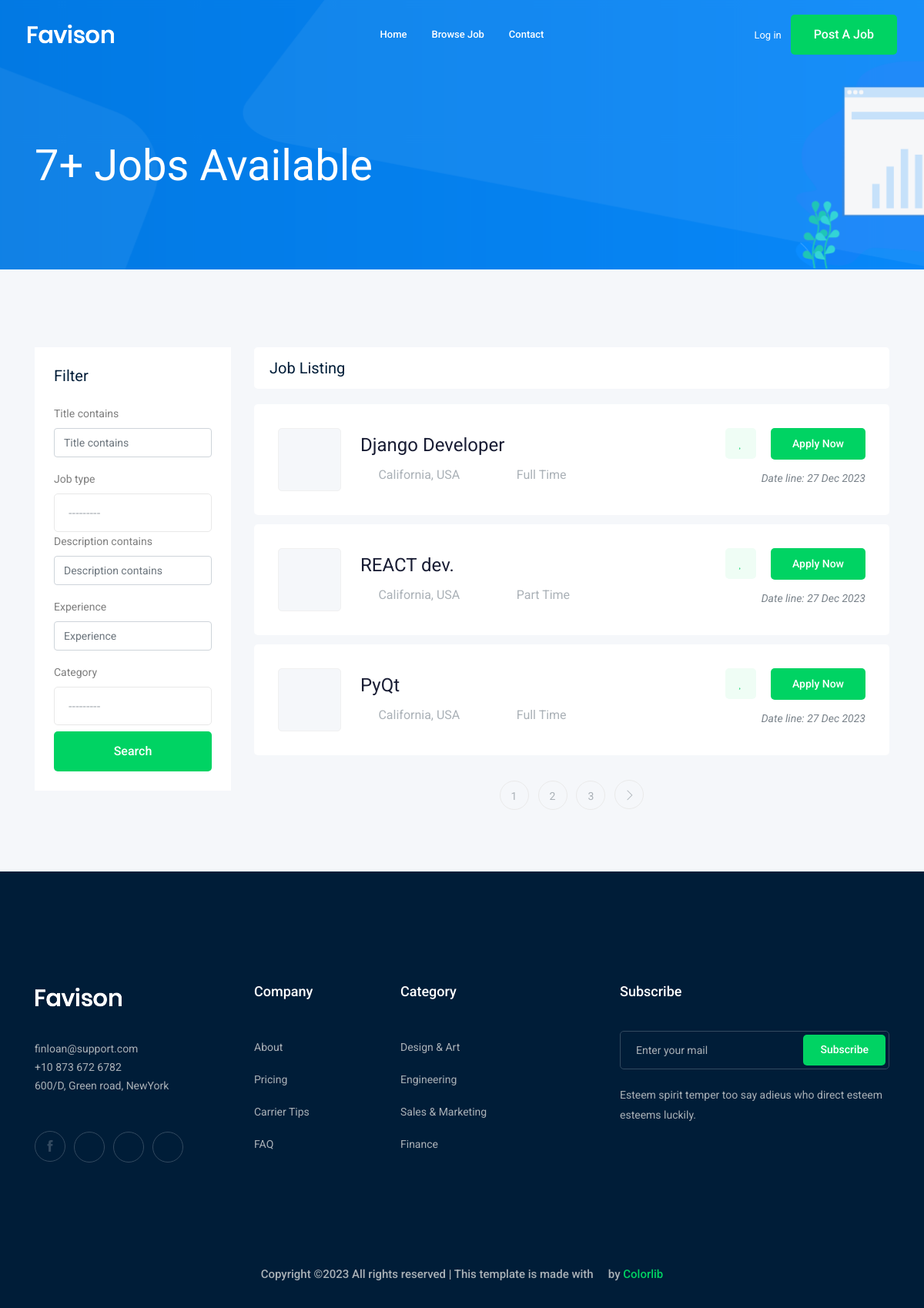
Screenshot of /jobs/ with the database file from the repository.
### job/models.py (models this page shows, shortened)
class Category(models.Model):
    title = models.CharField(max_length=25)
    def __str__(self):
        return self.title

class Job(models.Model):
    created_by = models.ForeignKey(User,related_name = 'job_owner', on_delete=models.CASCADE)
    title = models.CharField(max_length=100)
    job_type = models.CharField(max_length=50, choices=JOB_TYPE)
    description = models.TextField(max_length=1000)
    published_at = models.DateTimeField(auto_now=True)
    vacancy = models.IntegerField()
    salary = models.IntegerField(default=0)
    experience = models.IntegerField(default=1)
    category = models.ForeignKey("Category", on_delete=models.CASCADE)
    image = models.ImageField(upload_to=image_upload)
    slug = models.SlugField(blank=True, null=True)

### job/views.py (the view)
# urls.py: path('', views.job_list, name='job_list'),
def job_list(request):
    job_list = Job.objects.all()
    myfilter = JobFilter(request.GET, queryset=job_list)
    job_list = myfilter.qs
    paginator = Paginator(job_list, 3)
    page_number = request.GET.get("page")
    page_obj = paginator.get_page(page_number)
    context = {"jobs": page_obj, "all": job_list, 'myfilter':myfilter}
    return render(request, "job/job_list.html", context)

### job/templates/job/job_list.html (shortened to what this page needs)
{% extends "base.html" %}
{% load bootstrap5 %}
{%load static%}
{% block body %}
    <div class="bradcam_area bradcam_bg_1">
        <div class="container">
            <div class="row">
                <div class="col-xl-12">
                    <div class="bradcam_text">
                        <h3>{{all|length}}+ Jobs Available</h3>
                    </div>
                </div>
            </div>
        </div>
    </div>
    <div class="job_listing_area plus_padding">
        <div class="container">
            <div class="row">
                <div class="col-lg-3">
                    <div class="job_filter white-bg">
                        <div class="form_inner white-bg">
                            <h3>Filter</h3>
                            <form method = 'GET'>
                                {% bootstrap_form myfilter.form %}
                                <input type='submit' value='Search' class="boxed-btn3 w-100 mt-2"/>
                            </form>
                        </div>
                    </div>
                </div>
                <div class="col-lg-9">
                    <div class="recent_joblist_wrap">
                        <div class="recent_joblist white-bg ">
                            <div class="row align-items-center">
                                <div class="col-md-6">
                                    <h4>Job Listing</h4>
                                </div>
                            </div>
                        </div>
                    </div>
                    <div class="job_lists m-0">
                        <div class="row">
                            {% for job in jobs %}
                            <div class="col-lg-12 col-md-12">
                                <div class="single_jobs white-bg d-flex justify-content-between">
                                    <div class="jobs_left d-flex align-items-center">
                                        <div class="thumb">
                                        </div>
                                        <div class="jobs_conetent">
                                            <a href="{% url 'jobs:job_detail' job.slug %}"><h4>{{job.title}}</h4></a>
                                            <div class="links_locat d-flex align-items-center">
                                                <div class="location">
                                                    <p> <i class="fa fa-map-marker"></i> California, USA</p>
                                                </div>
                                                <div class="location">
                                                    <p> <i class="fa fa-clock-o"></i> {{job.job_type}}</p>
                                                </div>
                                            </div>
                                        </div>
                                    </div>
                                    <div class="jobs_right">
                                        <div class="apply_now">
                                            <a class="heart_mark" href="#"> <i class="fa fa-heart"></i> </a>
                                            <a href="{% url 'jobs:job_detail' job.slug %}" class="boxed-btn3">Apply Now</a>
                                        </div>
                                        <div class="date">
                                            <p>Date line: {{job.published_at|date:'d M o'}}</p>
                                        </div>
                                    </div>
                                </div>
                            </div>
                            {% endfor %}
                        </div>
                        {% if jobs.has_other_pages %}
                        <div class="row">
                            <div class="col-lg-12">
                                <div class="pagination_wrap">
                                    <ul>
                                        {% for i in jobs.paginator.page_range %}
                                            <li><a href="?page={{i}}"><span>{{i}}</span></a></li>
                                        {% endfor %}
                                        {% if jobs.has_next %}
                                            <li><a href="?page={{jobs.next_page_number}}"> <i class="ti-angle-right"></i> </a></li>
                                        {% endif %}
                                    </ul>
                                </div>
                            </div>
                        </div>
                        {% endif %}
                    </div>
                </div>
            </div>
        </div>
    </div>
{% endblock body %}

### rows the page displays
Job: title "Django Developer", job_type "Full Time", published_at "27 Dec 2023"
Job: title "REACT dev.", job_type "Part Time", published_at "27 Dec 2023"
Job: title "PyQt", job_type "Full Time", published_at "27 Dec 2023"

### other values shown
{{ all|length }} "7"
{{ i }} "1" "2" "3"
